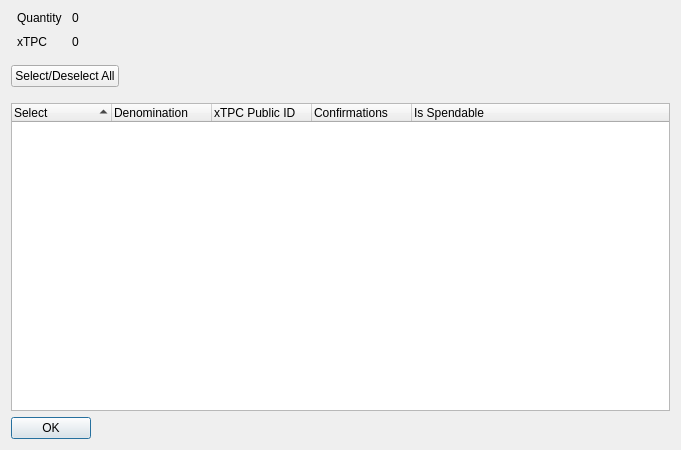
<?xml version="1.0" encoding="UTF-8"?>
<ui version="4.0">
 <class>XIONControlDialog</class>
 <widget class="QDialog" name="XIONControlDialog">
  <property name="geometry">
   <rect>
    <x>0</x>
    <y>0</y>
    <width>681</width>
    <height>450</height>
   </rect>
  </property>
  <property name="minimumSize">
   <size>
    <width>681</width>
    <height>450</height>
   </size>
  </property>
  <property name="windowTitle">
   <string>Select xTPC to Spend</string>
  </property>
  <layout class="QVBoxLayout" name="verticalLayout" stretch="0,0,0,0">
   <item>
    <layout class="QHBoxLayout" name="horizontalLayout" stretch="0,0">
     <property name="spacing">
      <number>-1</number>
     </property>
     <property name="bottomMargin">
      <number>10</number>
     </property>
     <item>
      <layout class="QFormLayout" name="formLayout">
       <property name="horizontalSpacing">
        <number>10</number>
       </property>
       <property name="verticalSpacing">
        <number>10</number>
       </property>
       <property name="leftMargin">
        <number>6</number>
       </property>
       <property name="rightMargin">
        <number>6</number>
       </property>
       <item row="0" column="0">
        <widget class="QLabel" name="labelQuantity">
         <property name="text">
          <string>Quantity</string>
         </property>
        </widget>
       </item>
       <item row="0" column="1">
        <widget class="QLabel" name="labelQuantity_int">
         <property name="text">
          <string>0</string>
         </property>
        </widget>
       </item>
       <item row="1" column="0">
        <widget class="QLabel" name="labelXION">
         <property name="text">
          <string>xTPC</string>
         </property>
        </widget>
       </item>
       <item row="1" column="1">
        <widget class="QLabel" name="labelXION_int">
         <property name="text">
          <string>0</string>
         </property>
        </widget>
       </item>
      </layout>
     </item>
     <item>
      <spacer name="horizontalSpacer_2">
       <property name="orientation">
        <enum>Qt::Horizontal</enum>
       </property>
       <property name="sizeHint" stdset="0">
        <size>
         <width>40</width>
         <height>20</height>
        </size>
       </property>
      </spacer>
     </item>
    </layout>
   </item>
   <item>
    <layout class="QHBoxLayout" name="horizontalLayout3" stretch="0,0">
     <property name="spacing">
      <number>14</number>
     </property>
     <property name="bottomMargin">
      <number>10</number>
     </property>
     <item>
      <widget class="QPushButton" name="pushButtonAll">
       <property name="text">
        <string>Select/Deselect All</string>
       </property>
      </widget>
     </item>
     <item>
      <spacer name="horizontalSpacer">
       <property name="orientation">
        <enum>Qt::Horizontal</enum>
       </property>
       <property name="sizeHint" stdset="0">
        <size>
         <width>40</width>
         <height>20</height>
        </size>
       </property>
      </spacer>
     </item>
    </layout>
   </item>
   <item>
    <widget class="QTreeWidget" name="treeWidget">
     <property name="sizePolicy">
      <sizepolicy hsizetype="Expanding" vsizetype="Expanding">
       <horstretch>0</horstretch>
       <verstretch>0</verstretch>
      </sizepolicy>
     </property>
     <property name="minimumSize">
      <size>
       <width>0</width>
       <height>250</height>
      </size>
     </property>
     <property name="alternatingRowColors">
      <bool>true</bool>
     </property>
     <property name="sortingEnabled">
      <bool>true</bool>
     </property>
     <property name="columnCount">
      <number>5</number>
     </property>
     <attribute name="headerDefaultSectionSize">
      <number>100</number>
     </attribute>
     <column>
      <property name="text">
       <string notr="true">Select</string>
      </property>
     </column>
     <column>
      <property name="text">
       <string notr="true">Denomination</string>
      </property>
     </column>
     <column>
      <property name="text">
       <string notr="true">xTPC Public ID</string>
      </property>
     </column>
     <column>
      <property name="text">
       <string notr="true">Confirmations</string>
      </property>
     </column>
     <column>
      <property name="text">
       <string>Is Spendable</string>
      </property>
     </column>
    </widget>
   </item>
   <item>
    <widget class="QDialogButtonBox" name="buttonBox">
     <property name="sizePolicy">
      <sizepolicy hsizetype="Maximum" vsizetype="Fixed">
       <horstretch>0</horstretch>
       <verstretch>0</verstretch>
      </sizepolicy>
     </property>
     <property name="orientation">
      <enum>Qt::Horizontal</enum>
     </property>
     <property name="standardButtons">
      <set>QDialogButtonBox::Ok</set>
     </property>
    </widget>
   </item>
  </layout>
 </widget>
 <resources/>
 <connections>
  <connection>
   <sender>buttonBox</sender>
   <signal>accepted()</signal>
   <receiver>XIONControlDialog</receiver>
   <slot>accept()</slot>
   <hints>
    <hint type="sourcelabel">
     <x>248</x>
     <y>254</y>
    </hint>
    <hint type="destinationlabel">
     <x>157</x>
     <y>274</y>
    </hint>
   </hints>
  </connection>
  <connection>
   <sender>buttonBox</sender>
   <signal>rejected()</signal>
   <receiver>XIONControlDialog</receiver>
   <slot>reject()</slot>
   <hints>
    <hint type="sourcelabel">
     <x>316</x>
     <y>260</y>
    </hint>
    <hint type="destinationlabel">
     <x>286</x>
     <y>274</y>
    </hint>
   </hints>
  </connection>
 </connections>
</ui>
